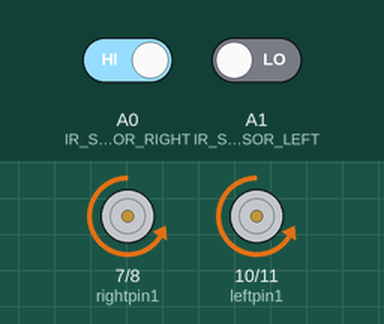
A sketch run on a simulated Arduino Uno, built with avr-gcc and run on an emulated ATmega328P. Shown: motor-driver pin pairs drawn as motors (green arrow = first pin HIGH = forward, orange = second pin HIGH = backward, longer = more drive, scaled by the enable pin). The inputs (shaded band) are chosen by the test bench; at power-on: A0 (IR_SENSOR_RIGHT) HIGH, A1 (IR_SENSOR_LEFT) LOW.

Above: at 1.2 s.
1.3 s: A0 (IR_SENSOR_RIGHT) driven LOW
At 1.9 s:
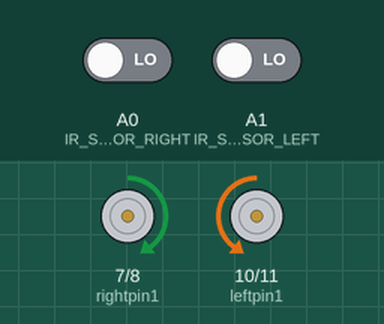
2.8 s: A1 (IR_SENSOR_LEFT) driven HIGH
At 3.1 s:
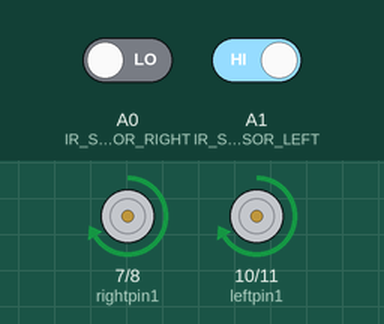
4.3 s: A0 (IR_SENSOR_RIGHT) driven HIGH
At 5.4 s:
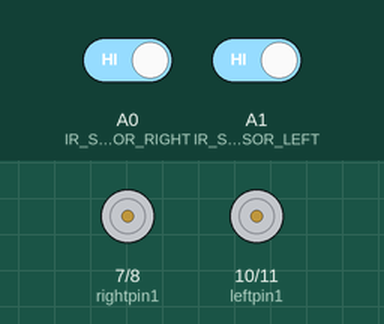
5.8 s: A1 (IR_SENSOR_LEFT) driven LOW
At 6.6 s:
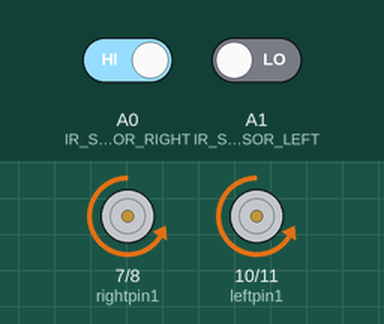
Timing chart, 0 to 8.3 s (numbered marks = the images above; inputs shaded):
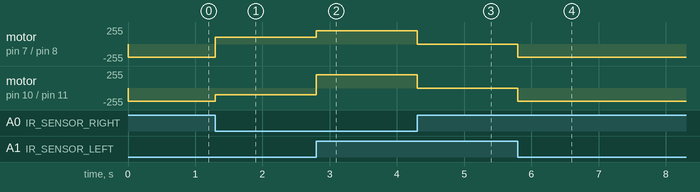

Measured:
- after the input at 1.3 s, motor on pin 7 (rightpin1) / pin 8 (rightpin2): backward 200/255 → forward 100/255 at once; motor on pin 10 (leftpin1) / pin 11 (leftpin2): backward 200/255 → backward 100/255 at once
- after the input at 2.8 s, motor on pin 7 (rightpin1) / pin 8 (rightpin2): forward 100/255 → forward 200/255 at once; motor on pin 10 (leftpin1) / pin 11 (leftpin2): backward 100/255 → forward 200/255 at once
- after the input at 4.3 s, motor on pin 7 (rightpin1) / pin 8 (rightpin2), motor on pin 10 (leftpin1) / pin 11 (leftpin2): forward 200/255 → stopped at once
- after the input at 5.8 s, motor on pin 7 (rightpin1) / pin 8 (rightpin2), motor on pin 10 (leftpin1) / pin 11 (leftpin2): stopped → backward 200/255 at once

The sketch:

car_robot2.ino
```cpp
#define IR_SENSOR_RIGHT A0
#define IR_SENSOR_LEFT A1

int enableRightmotor=5;
int rightpin1=7;
int rightpin2=8;

int enableLeftmotor=6;
int leftpin1=10;
int leftpin2=11;

void setup() {

  pinMode(IR_SENSOR_RIGHT,INPUT);
  pinMode(IR_SENSOR_LEFT,INPUT);

  pinMode(enableRightmotor,OUTPUT);
  pinMode(rightpin1,OUTPUT);
  pinMode(rightpin2,OUTPUT);

  pinMode(enableLeftmotor,OUTPUT);
  pinMode(leftpin1,OUTPUT);
  pinMode(leftpin2,OUTPUT);

}

void rotatemotor(int rightspeed,int leftspeed)
{
  if(rightspeed<0)//FOR Backward motion , both of the right tyres will move in backward when right pin 2 is high
  {
    digitalWrite(rightpin2,HIGH);
    digitalWrite(rightpin1,LOW);
  }
  else if(rightspeed>=0)//FOR Forward motion ,both of the right tyres will move in forward when right pin 1 is high
  {
    digitalWrite(rightpin1,HIGH);
    digitalWrite(rightpin2,LOW);
  }

  if(leftspeed<0)//FOR Backward motion , both of the left tyres will move in backward when left pin 1 is high
  {
    digitalWrite(leftpin1,HIGH);
    digitalWrite(leftpin2,LOW);
  }

  else if(leftspeed>=0)//FOR Forward motion,both of the left tyres will move in forward when right pin 1 is high
  {
    digitalWrite(leftpin2,HIGH);
    digitalWrite(leftpin1,LOW);
  }
  analogWrite(enableRightmotor,abs(rightspeed));
  analogWrite(enableLeftmotor,abs(leftspeed));
}

void loop()
{
  static int motor_speed=100;
  static int turning_motor_speed=200;

  int rightIRvalue=digitalRead(IR_SENSOR_RIGHT);
  int leftIRvalue=digitalRead(IR_SENSOR_LEFT);
  //HIGH means black line detected

  if(rightIRvalue==LOW && leftIRvalue==LOW)
  {
    rotatemotor(motor_speed,motor_speed);
  }
  else if(rightIRvalue==LOW && leftIRvalue==HIGH)
  {
    rotatemotor(turning_motor_speed,-turning_motor_speed);
  }
   else if(rightIRvalue==HIGH && leftIRvalue==LOW)
  {
    rotatemotor(-turning_motor_speed,turning_motor_speed);
  }
  else
  {
    rotatemotor(0,0);
  }


}
//FOR making the car move 2s forward , 1s stop and then 2s backwards and so on....
//   void loop() {
//FORWARD MOTION
//   analogWrite(enableRightmotor,200);
//   analogWrite(enableLeftmotor,200);
//   digitalWrite(rightpin2,LOW);
//   digitalWrite(leftpin1,LOW);
//   digitalWrite(rightpin1,HIGH);
//   digitalWrite(leftpin2,HIGH);
//   delay(2000);

//   analogWrite(enableRightmotor,0);
//   analogWrite(enableLeftmotor,0);
//   delay(1000);

//BACKWARD MOTION
//   analogWrite(enableRightmotor,200);
//   analogWrite(enableLeftmotor,200);
//   digitalWrite(rightpin1,LOW);
//   digitalWrite(leftpin2,LOW);
//   digitalWrite(rightpin2,HIGH);
//   digitalWrite(leftpin1,HIGH);
//   delay(2000);


//   analogWrite(enableRightmotor,0);
//   analogWrite(enableLeftmotor,0);
//   delay(1000);
// }
```
